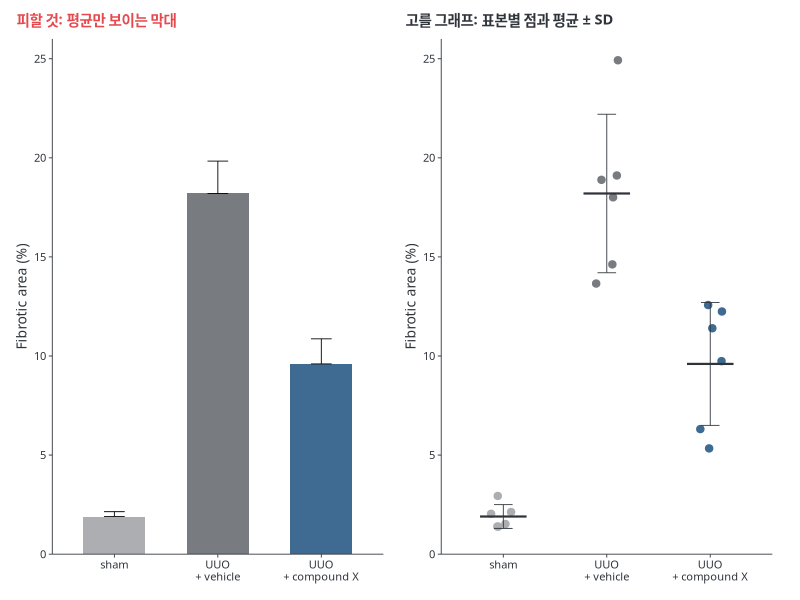
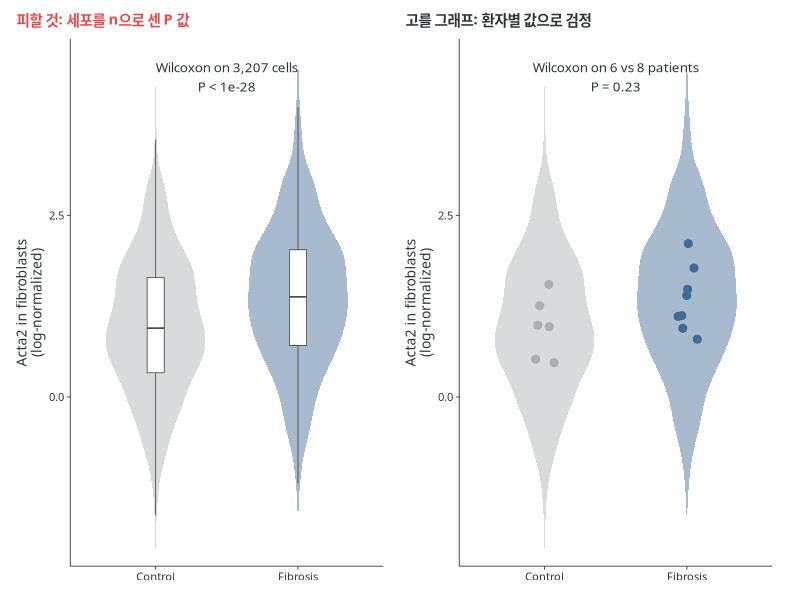
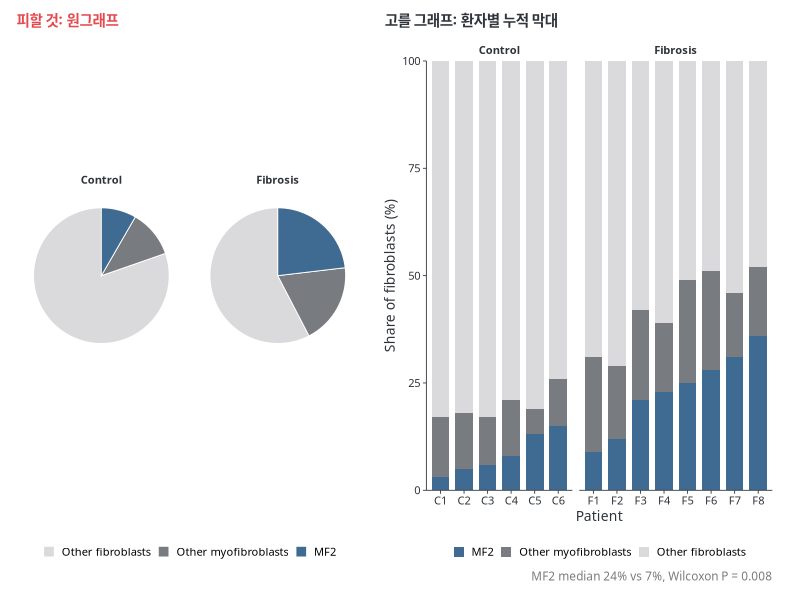
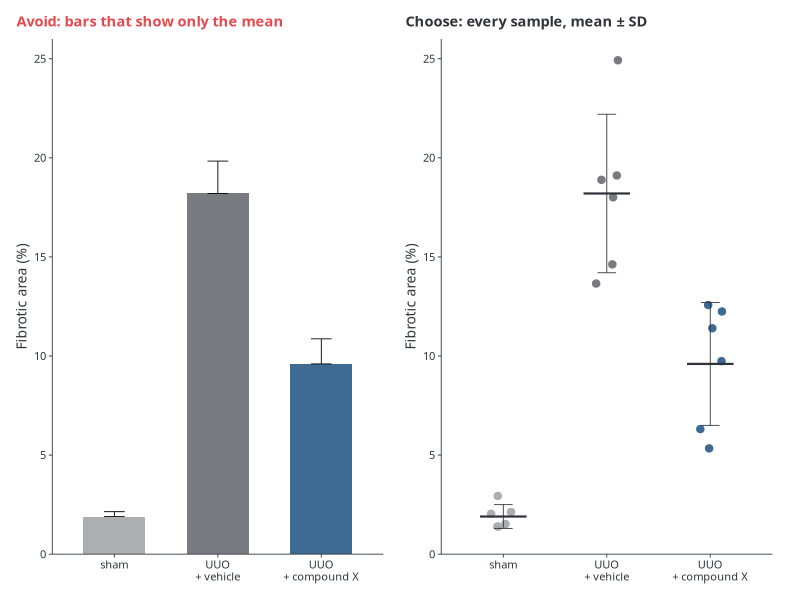
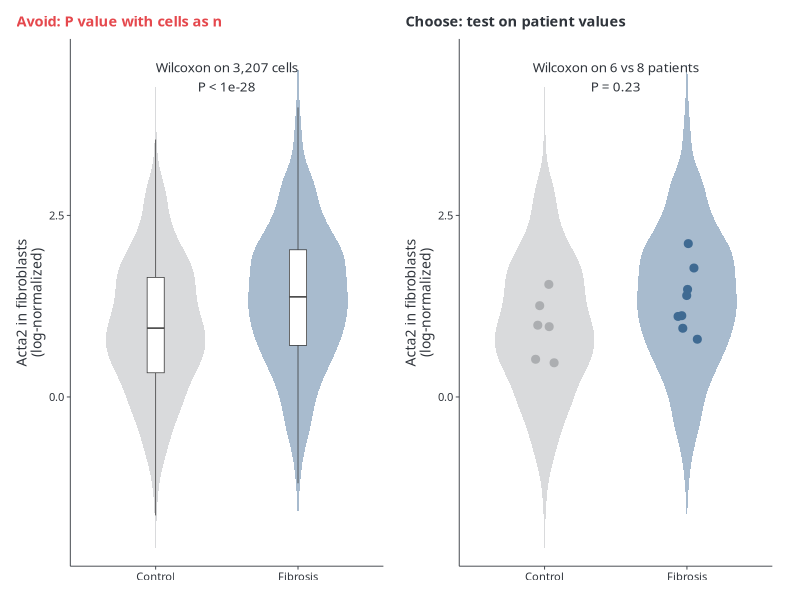
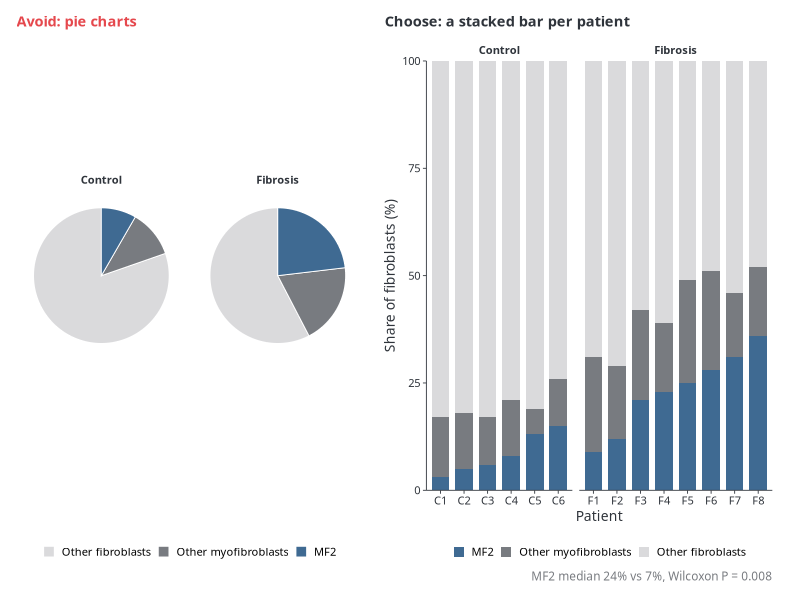
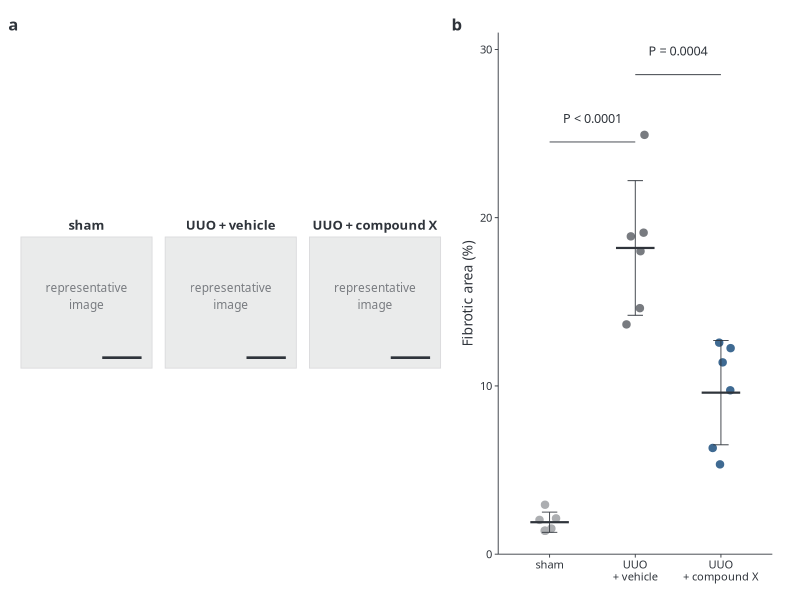

The R script that drew these images, in order:
# Data plots for the course pages (fictional example data).
#
#   module load R/4.6.1
#   Rscript figs/plots.R          # run from the repo root
#
# W5: three "avoid vs choose" graph comparisons, Korean (*.svg) and English (*.en.svg) titles.
# W6: a mock Figure 2 that the legend before/after example describes.
# All numbers come from the fictional example study used across the course:
#   fibrotic area sham 1.9 ± 0.6, UUO + vehicle 18.2 ± 4.0, UUO + compound X 9.6 ± 3.1 (%, mean ± SD, n = 6)
#   MF2 share of fibroblasts: median 24% (fibrosis, 8 patients) vs 7% (control, 6 patients), Wilcoxon P = 0.008
# Colours: slide-gallery charcoal palette; compound X / fibrosis in the slate blue pair colour.

suppressPackageStartupMessages({ library(ggplot2); library(patchwork); library(dplyr); library(tidyr) })

INK <- "#2F343B"; GREY1 <- "#ACAEB1"; GREY2 <- "#787B80"; KEY <- "#3F6A92"; AVOID <- "#E5484D"
FAM <- "Pretendard"
theme_web <- function(base = 10) {
  theme_classic(base_size = base, base_family = FAM) +
    theme(axis.text = element_text(colour = INK), axis.title = element_text(colour = INK),
          axis.line = element_line(linewidth = 0.3, colour = INK), axis.ticks = element_line(linewidth = 0.3, colour = INK),
          plot.title = element_text(size = base + 0.5, face = "bold", colour = INK, margin = margin(b = 6)),
          plot.title.position = "plot", strip.background = element_blank(),
          strip.text = element_text(colour = INK, face = "bold"), legend.position = "none",
          plot.margin = margin(6, 10, 6, 6))
}
theme_set(theme_web())
avoid_title <- function(p) p + theme(plot.title = element_text(colour = AVOID))

exact <- function(n, m, s, seed) { set.seed(seed); x <- rnorm(n); m + s * (x - mean(x)) / sd(x) }
GROUPS <- c("sham", "UUO + vehicle", "UUO + compound X")
fib <- tibble(group = factor(rep(GROUPS, each = 6), levels = GROUPS),
              area = c(exact(6, 1.9, 0.6, 1), exact(6, 18.2, 4.0, 2), exact(6, 9.6, 3.1, 3)))
GCOL <- setNames(c(GREY1, GREY2, KEY), GROUPS)

TXT <- list(
  ko = list(a1 = "피할 것: 평균만 보이는 막대", a2 = "고를 그래프: 표본별 점과 평균 ± SD",
            b1 = "피할 것: 세포를 n으로 센 P 값", b2 = "고를 그래프: 환자별 값으로 검정",
            c1 = "피할 것: 원그래프", c2 = "고를 그래프: 환자별 누적 막대"),
  en = list(a1 = "Avoid: bars that show only the mean", a2 = "Choose: every sample, mean ± SD",
            b1 = "Avoid: P value with cells as n", b2 = "Choose: test on patient values",
            c1 = "Avoid: pie charts", c2 = "Choose: a stacked bar per patient"))

out <- function(week, name, lang) file.path("assets", "img", week, paste0(name, if (lang == "en") ".en" else "", ".svg"))
fmtp <- function(p) if (p < 1e-4) "P < 0.0001" else sprintf("P = %.4f", p)

# ---- W5-1: few samples per group ---------------------------------------------------------
summ <- fib |> group_by(group) |> summarise(m = mean(area), s = sd(area), se = s / sqrt(n()), .groups = "drop")
ylab_fib <- "Fibrotic area (%)"
p_bar <- ggplot(summ, aes(group, m, fill = group)) + geom_col(width = 0.6) +
  geom_errorbar(aes(ymin = m, ymax = m + se), width = 0.2, linewidth = 0.3) +
  scale_fill_manual(values = GCOL) + scale_y_continuous(limits = c(0, 26), expand = c(0, 0)) +
  scale_x_discrete(labels = function(x) sub(" \\+ ", "\n+ ", x)) + labs(x = NULL, y = ylab_fib)
p_dot <- ggplot(fib, aes(group, area, colour = group)) +
  geom_point(position = position_jitter(width = 0.12, seed = 4), size = 2.2) +
  stat_summary(fun = mean, geom = "crossbar", width = 0.45, linewidth = 0.3, colour = INK) +
  stat_summary(fun.data = mean_sdl, fun.args = list(mult = 1), geom = "errorbar", width = 0.18, linewidth = 0.3, colour = INK) +
  scale_colour_manual(values = GCOL) + scale_y_continuous(limits = c(0, 26), expand = c(0, 0)) +
  scale_x_discrete(labels = function(x) sub(" \\+ ", "\n+ ", x)) + labs(x = NULL, y = ylab_fib)

# ---- W5-2: cells as n (pseudoreplication) ------------------------------------------------
# Patient means differ little (patient-level P is not significant), but thousands of cells make
# a cell-level test look overwhelming. Seed chosen so the two P values show this clearly.
set.seed(18)
mu <- c(rnorm(8, 1.25, 0.32), rnorm(6, 1.05, 0.32))
ncell <- sample(150:300, 14, replace = TRUE)
vals <- mapply(function(m, k) rnorm(k, m, 0.9), mu, ncell, SIMPLIFY = FALSE)
pts <- tibble(patient = c(paste0("F", 1:8), paste0("C", 1:6)),
              condition = factor(c(rep("Fibrosis", 8), rep("Control", 6)), levels = c("Control", "Fibrosis")))
cells <- pts |> mutate(value = vals) |> unnest(value)
pt_means <- cells |> group_by(patient, condition) |> summarise(value = mean(value), .groups = "drop")
p_cell <- wilcox.test(value ~ condition, data = cells)$p.value
p_pat <- wilcox.test(value ~ condition, data = pt_means, exact = TRUE)$p.value
CCOL <- c(Control = GREY1, Fibrosis = KEY)
ylab_acta2 <- "Acta2 in fibroblasts\n(log-normalized)"
base_violin <- ggplot(cells, aes(condition, value, fill = condition)) +
  geom_violin(scale = "width", width = 0.7, linewidth = 0.2, colour = NA, alpha = 0.45) +
  scale_fill_manual(values = CCOL) + scale_colour_manual(values = CCOL) +
  coord_cartesian(ylim = c(-2, 4.6)) + labs(x = NULL, y = ylab_acta2)
p_v_bad <- base_violin + geom_boxplot(width = 0.12, outlier.shape = NA, linewidth = 0.25, fill = "white") +
  annotate("text", x = 1.5, y = 4.4, family = FAM, size = 3.4, colour = INK,
           label = sprintf("Wilcoxon on %s cells\nP < 1e-%d", format(nrow(cells), big.mark = ","), floor(-log10(p_cell))))
p_v_good <- base_violin + geom_point(data = pt_means, aes(condition, value, colour = condition),
                                     position = position_jitter(width = 0.08, seed = 5), size = 2.4, inherit.aes = FALSE) +
  annotate("text", x = 1.5, y = 4.4, family = FAM, size = 3.4, colour = INK,
           label = sprintf("Wilcoxon on 6 vs 8 patients\nP = %.2f", p_pat))

# ---- W5-3: composition ---------------------------------------------------------------------
mf2 <- c(F1 = 9, F2 = 12, F3 = 21, F4 = 23, F5 = 25, F6 = 28, F7 = 31, F8 = 36, C1 = 3, C2 = 5, C3 = 6, C4 = 8, C5 = 13, C6 = 15)
set.seed(21)
other_myo <- round(c(runif(8, 14, 24), runif(6, 6, 14)))
comp <- tibble(patient = names(mf2), condition = factor(ifelse(grepl("^F", names(mf2)), "Fibrosis", "Control"), levels = c("Control", "Fibrosis")),
               MF2 = mf2, `Other myofibroblasts` = other_myo) |>
  mutate(`Other fibroblasts` = 100 - MF2 - `Other myofibroblasts`)
p_mf2 <- wilcox.test(MF2 ~ condition, data = comp, exact = TRUE)$p.value
stopifnot(abs(median(comp$MF2[comp$condition == "Fibrosis"]) - 24) < 1e-9, abs(median(comp$MF2[comp$condition == "Control"]) - 7) < 1e-9)
long <- comp |> pivot_longer(c(MF2, `Other myofibroblasts`, `Other fibroblasts`), names_to = "state", values_to = "pct") |>
  mutate(state = factor(state, levels = c("Other fibroblasts", "Other myofibroblasts", "MF2")))
SCOL <- c(`Other fibroblasts` = "#DADADC", `Other myofibroblasts` = GREY2, MF2 = KEY)
pie_df <- long |> group_by(condition, state) |> summarise(pct = mean(pct), .groups = "drop")
p_pie <- ggplot(pie_df, aes(x = "", y = pct, fill = state)) + geom_col(width = 1, colour = "white", linewidth = 0.3) +
  coord_polar(theta = "y") + facet_wrap(~ condition) + scale_fill_manual(values = SCOL) +
  theme_void(base_family = FAM, base_size = 10) +
  theme(strip.text = element_text(face = "bold", colour = INK, margin = margin(b = 4)), legend.position = "bottom",
        legend.title = element_blank(), legend.key.size = unit(3, "mm"),
        plot.title = element_text(face = "bold", size = 10.5, colour = AVOID, margin = margin(b = 6)), plot.title.position = "plot",
        plot.margin = margin(6, 10, 6, 6))
ord <- comp |> arrange(condition, MF2) |> pull(patient)
p_stack <- ggplot(long |> mutate(patient = factor(patient, levels = ord)), aes(patient, pct, fill = state)) +
  geom_col(width = 0.75) + facet_grid(~ condition, scales = "free_x", space = "free_x") +
  scale_fill_manual(values = SCOL, breaks = c("MF2", "Other myofibroblasts", "Other fibroblasts")) +
  scale_y_continuous(expand = c(0, 0)) + labs(x = "Patient", y = "Share of fibroblasts (%)") +
  annotate("text", x = Inf, y = Inf, label = "", family = FAM) +
  theme(legend.position = "bottom", legend.title = element_blank(), legend.key.size = unit(3, "mm"),
        axis.text.x = element_text(size = 8))

save_pair <- function(left, right, week, name, lang, h = 70) {
  g <- (left | right) + plot_layout(widths = c(1, 1))
  ggsave(out(week, name, lang), g, width = 180, height = h, units = "mm", device = svg, bg = "white")
}
for (lang in c("ko", "en")) {
  t <- TXT[[lang]]
  save_pair(avoid_title(p_bar + ggtitle(t$a1)), p_dot + ggtitle(t$a2), "w05", "graph_few_samples", lang)
  save_pair(avoid_title(p_v_bad + ggtitle(t$b1)), p_v_good + ggtitle(t$b2), "w05", "graph_cells_as_n", lang)
  save_pair(p_pie + ggtitle(t$c1),
            p_stack + ggtitle(t$c2) + labs(caption = sprintf("MF2 median %d%% vs %d%%, Wilcoxon %s",
                                                              24, 7, sprintf("P = %.3f", p_mf2))) +
              theme(plot.caption = element_text(colour = GREY2, size = 8.5)),
            "w05", "graph_composition", lang, h = 82)
}

# ---- W6: mock Figure 2 ---------------------------------------------------------------------
tk <- TukeyHSD(aov(area ~ group, data = fib))$group
p_sv <- tk["UUO + vehicle-sham", "p adj"]; p_vx <- tk["UUO + compound X-UUO + vehicle", "p adj"]
panel_a <- ggplot() +
  geom_rect(data = tibble(i = 1:3), aes(xmin = (i - 1) * 1.1, xmax = (i - 1) * 1.1 + 1, ymin = 0, ymax = 1),
            fill = "#EAEBEB", colour = "#DADADC", linewidth = 0.3) +
  geom_text(data = tibble(i = 1:3, l = GROUPS), aes(x = (i - 1) * 1.1 + 0.5, y = 1.09, label = l),
            family = FAM, size = 3.3, colour = INK, fontface = "bold") +
  geom_text(data = tibble(i = 1:3), aes(x = (i - 1) * 1.1 + 0.5, y = 0.55, label = "representative\nimage"),
            family = FAM, size = 3, colour = GREY2) +
  geom_segment(data = tibble(i = 1:3), aes(x = (i - 1) * 1.1 + 0.62, xend = (i - 1) * 1.1 + 0.92, y = 0.08, yend = 0.08),
               linewidth = 0.9, colour = INK) +
  coord_fixed(xlim = c(-0.02, 3.22), ylim = c(-0.02, 1.16), expand = FALSE) + theme_void(base_family = FAM)
yb <- c(24.5, 28.5)
panel_b <- p_dot + scale_y_continuous(limits = c(0, 31), expand = c(0, 0)) +
  annotate("segment", x = c(1, 2), xend = c(2, 3), y = yb, yend = yb, linewidth = 0.3, colour = INK) +
  annotate("text", x = c(1.5, 2.5), y = yb + 1.4, label = c(fmtp(p_sv), fmtp(p_vx)), family = FAM, size = 3.2, colour = INK)
fig2 <- (panel_a | panel_b) + plot_layout(widths = c(1.55, 1)) +
  plot_annotation(tag_levels = "a") & theme(plot.tag = element_text(face = "bold", size = 12, family = FAM, colour = INK))
suppressWarnings(ggsave(out("w06", "figure2_mock", "ko"), fig2, width = 180, height = 72, units = "mm", device = svg, bg = "white"))

cat(sprintf("fibrotic area means: %s\n", paste(round(tapply(fib$area, fib$group, mean), 2), collapse = ", ")))
cat(sprintf("fibrotic area SDs: %s\n", paste(round(tapply(fib$area, fib$group, sd), 2), collapse = ", ")))
cat(sprintf("Tukey: sham vs vehicle %s, vehicle vs compound X %s (P = %.5f)\n", fmtp(p_sv), fmtp(p_vx), p_vx))
cat(sprintf("Acta2: cells n = %d, cell-level P = %.2e, patient-level P = %.3f\n", nrow(cells), p_cell, p_pat))
cat(sprintf("MF2 medians 24 vs 7, Wilcoxon exact P = %.5f\n", p_mf2))
